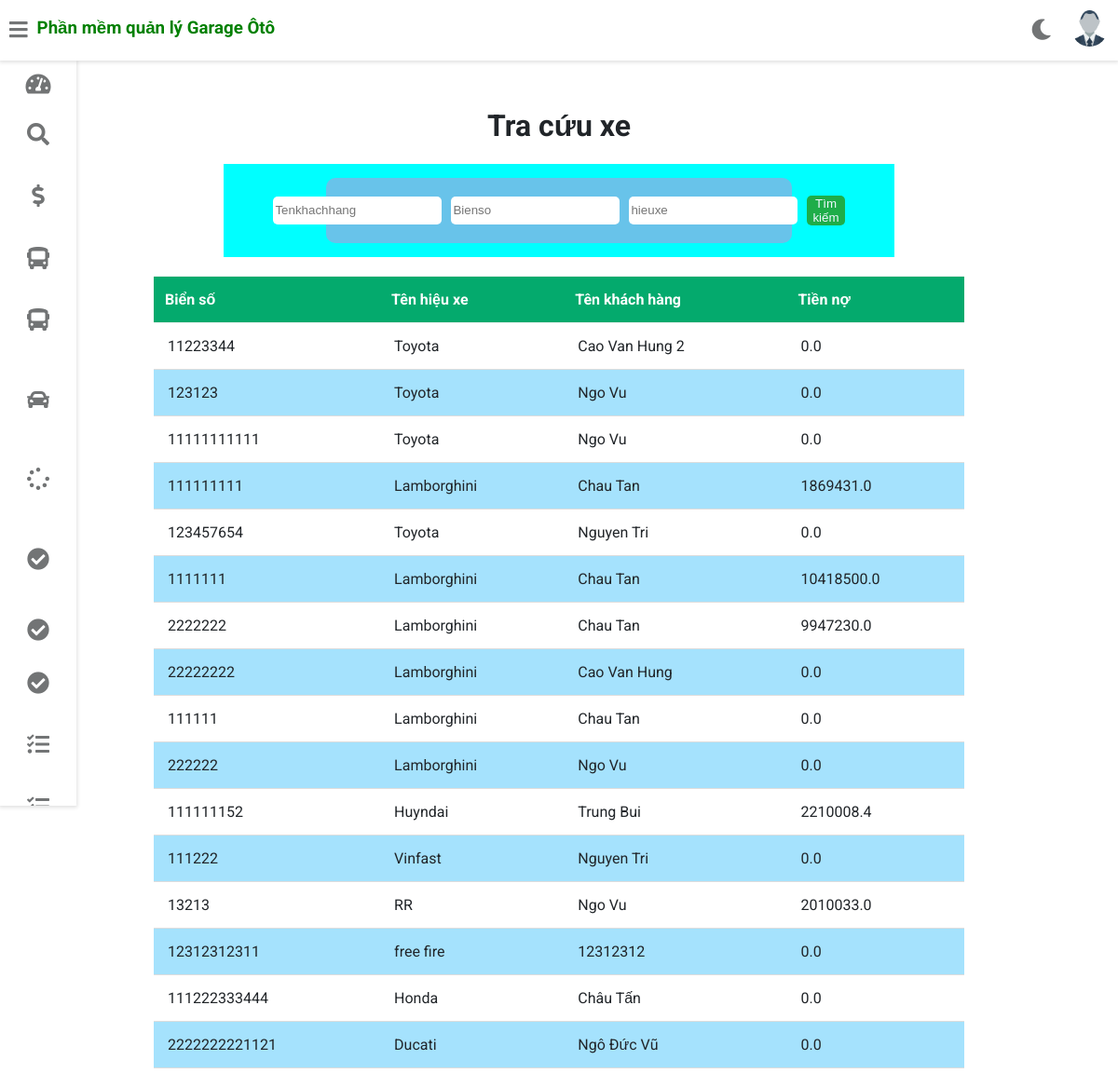
The page /tom/get_bd on the database as committed earlier.
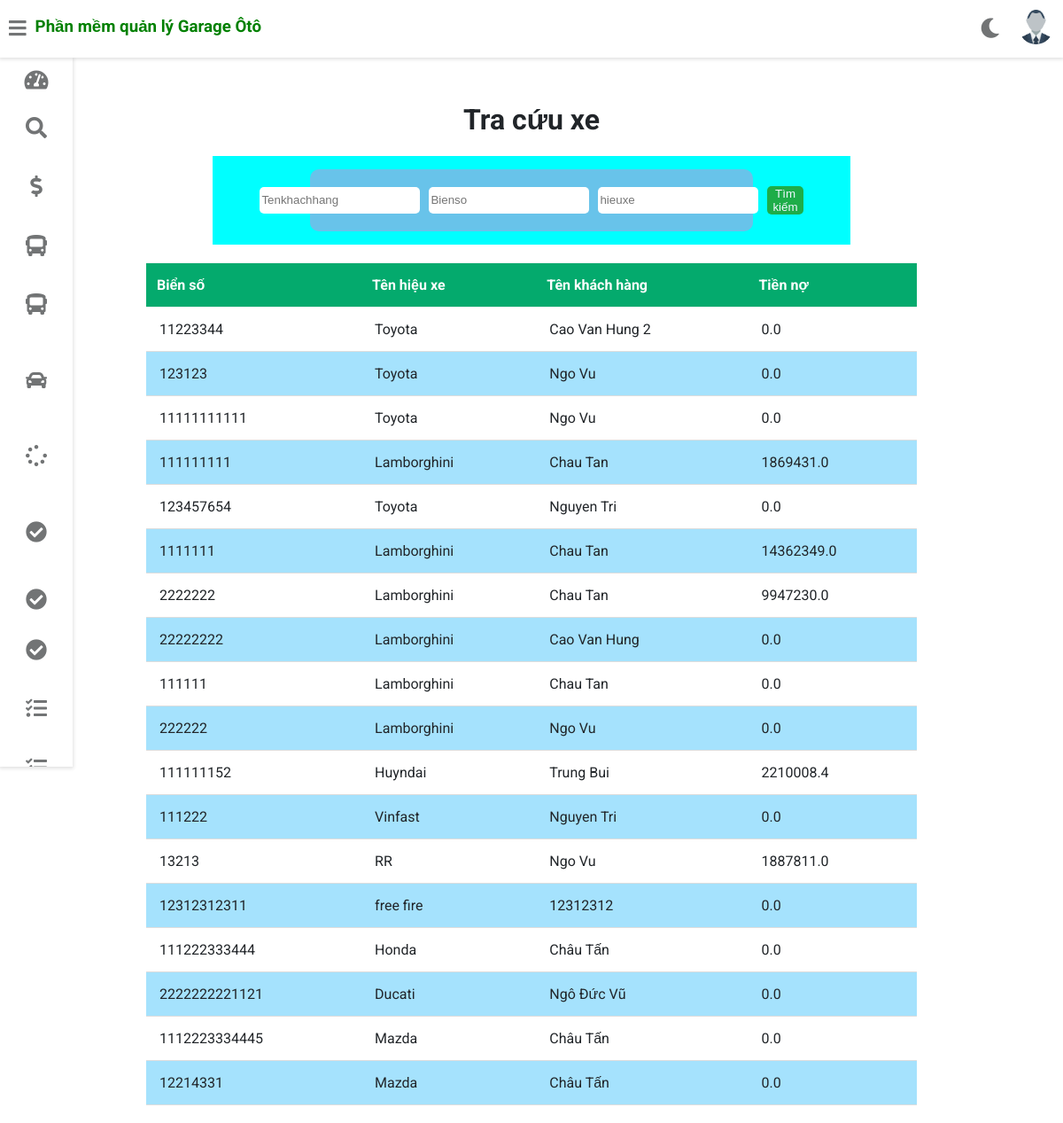
The same page on the database as committed later.
### gara/models.py (models this page shows, shortened)
class KhachHang(models.Model):
    makhachhang=models.AutoField(primary_key=True)
    tenkhachhang=models.CharField(max_length=40)
    diachi=models.CharField(max_length=100)
    dienthoai=models.PositiveIntegerField()

class Xe(models.Model):
    maxe=models.AutoField(primary_key=True)
    bienso=models.CharField(max_length=20,unique=True)
    makhachhang=models.ForeignKey(KhachHang,on_delete=models.CASCADE)
    mahieuxe=models.ForeignKey(HieuXe,on_delete=models.CASCADE)
    tienno=models.PositiveIntegerField(default=0)

class HieuXe(models.Model):
    mahieuxe=models.AutoField(primary_key=True)
    tenhieuxe=models.CharField(max_length=30, unique=True)

### gara/views.py (the view)
# urls.py: path('<username>/get_bd',views.get_bd),
def get_bd(request,username):
    staff = Staff.objects.get(username=username)
    picture = '../' + staff.profile_pic.url
    x = Xe.objects.all()
    hx = HieuXe.objects.all()
    kh = KhachHang.objects.all()
    df_x = pd.DataFrame(x.values())
    df_hx = pd.DataFrame(hx.values())
    df_kh = pd.DataFrame(kh.values())
    df_xhx = df_x.join(df_hx.set_index("mahieuxe"), on = "mahieuxe_id")
    data = df_xhx.join(df_kh.set_index("makhachhang"), on = "makhachhang_id")
    df = data[["bienso","tenhieuxe","tenkhachhang","tienno"]]
    return render(request, 'gara/search_xe.html', {'df':df, 'customer':staff, 'picture':picture})

### templates/gara/search_xe.html (shortened to what this page needs)
{% extends 'gara/customerbase.html' %}
{% block content %}
<head>
</head>
<body>
    <br><br><br><br><br>
<h1 style="text-align:center;">Tra cứu xe</h1>
    <div class="form_container" >
        <form action="/{{customer.username}}/after_search" class="form_search">
            <input class="form-control mr-sm-1" name="khachhang" type="search" placeholder="Tenkhachhang" aria-label="Search">
            <input class="form-control mr-sm-1" name="bienso" type="search" placeholder="Bienso" aria-label="Search">
            <input class="form-control mr-sm-1" name="hieuxe" type="search" placeholder="hieuxe" aria-label="Search">
            <button type="submit" class="submit mr-sm-3">Tìm kiếm</button>
        </form>
    </div>
    <div class="card-content">
        <table>
            <thead>
                <tr>
                    <th>Biển số</th>
                    <th>Tên hiệu xe</th>
                    <th>Tên khách hàng</th>
                    <th>Tiền nợ</th>
                </tr>
            </thead>
            <tbody>
                {% for index, row in df.iterrows %}
                <tr>
                  {% for cell in row %}
                    <td>
                      {{cell}}
                    </td>
                  {% endfor %}
                </tr>
              {% endfor %}
            </tbody>
        </table>
    </div>
</body>
{% endblock content %}

Rows that differ between the two databases and show on the page:
added Xe: row "1112223334445"
now on this page (row unchanged): HieuXe: row "Mazda" "Mazda"
added Xe: row "12214331"
Other text that changed with them:
list line gone: "10418500.0"
new list line: "14362349.0"
list line gone: "2010033.0"
new list line: "1887811.0"
new list line: "Châu Tấn"
new list line: "0.0"
